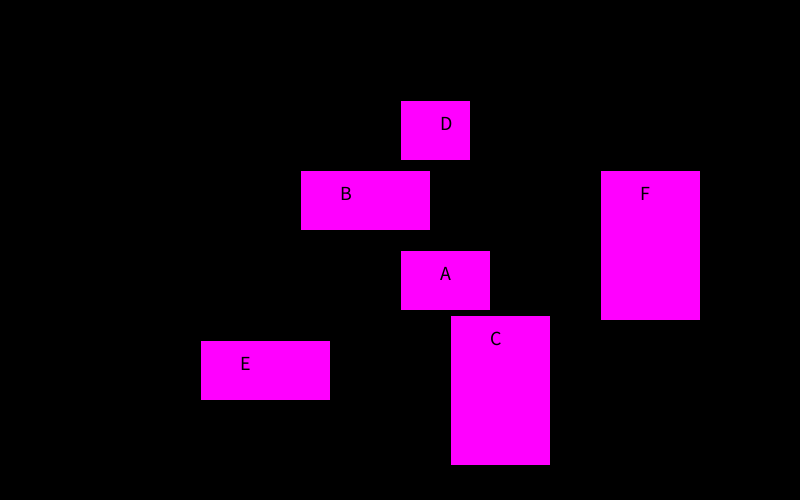
Frame 1 (no input)
Frame 60 (the mouse pressed at the canvas centre just before this capture): identical to frame 1, image omitted
Frame 120 (the mouse held since frame 60 and released just before this capture): identical to frame 1, image omitted

The Processing sketch that drew this single still picture (run headless with seeded random() and noise(); from frame 60 on, the mouse is pressed at the canvas centre):

// Processing sketch: quiz5
// ── quiz5.pde
//15 points: have the square change color back after a certain amount of time
//20 points: Make the square unclickable while the color has changed

//15 points: if you type a letter, have only that square change color
//15 points: have the square change color back after a certain amount of time
//15 points: If you type the same letter while the color is changed, don't do anything


//reference to Week 4 quiz 
//ROLLOver does not work after setting the conditionals for the states in square class
//left the rollover for D, E, F buttons
Square squareA; 
Square squareB;
Square squareC; 
Square squareD; 
Square squareE;
Square squareF;
void setup() {
  size(800, 500);
  background(0);
  squareA = new Square(width/2, height/2, 90, 60);
  squareB = new Square(width/2-100, height/2-80, 130, 60 );
  squareC = new Square(width/2+50, height/2+65, 100, 150);
  squareD = new Square(width/2, height/2-150, 70, 60);
  squareE = new Square(width/2-200, height/2+90, 130, 60 );
  squareF = new Square(width/2+200, height/2-80, 100, 150);
}

void draw() {
  squareA.squareADisp();
  squareB.squareBDisp();
  squareC.squareCDisp();
  squareD.squareDDisp();
  squareE.squareEDisp();
  squareF.squareFDisp();
}

void mouseClicked(){
  squareA.handleClick();
  squareB.handleClick();
  squareC.handleClick();
  //squareD.handleClick();
  //squareE.handleClick();
  //squareF.handleClick();
}

// ── Square.pde
class Square {
  float squareX, squareY, squareSizeX, squareSizeY;
  color normal, rollover;
  int STATE = 0;


  Square(float _squareX, float _squareY, float _squareSizeX, float _squareSizeY) {
    squareX = _squareX;
    squareY = _squareY;
    squareSizeX = _squareSizeX;
    squareSizeY = _squareSizeY;
    normal = color(255, 0, 255);
    rollover= color(50);
  }

  void squareADisp() {
    if (mouseX > squareX && 
      mouseX < squareX + squareSizeX && 
      mouseY > squareY && 
      mouseY< squareY + squareSizeY) {
      fill(rollover);
    } else {
      fill(normal);
    }

    if (STATE ==0) {
      fill(normal);
    } else if (STATE == 1) {
      fill(0, 255, 255);
    }

    rect(squareX, squareY, squareSizeX, squareSizeY);
    fill(0);
    textSize(20);
    text("A", squareX+40, squareY+30);
  }

  void squareBDisp() {
    if (mouseX > squareX && 
      mouseX < squareX + squareSizeX && 
      mouseY > squareY && 
      mouseY< squareY + squareSizeY) {
      fill(rollover);
    } else {
      fill(normal);
    }

    if (STATE ==0) {
      fill(normal);
    } else if (STATE == 1) {
      fill(0, 255, 255);
    }

    rect(squareX, squareY, squareSizeX, squareSizeY);
    fill(0);
    textSize(20);
    text("B", squareX+40, squareY+30);
  }

  void squareCDisp() {
    if (mouseX > squareX && 
      mouseX < squareX + squareSizeX && 
      mouseY > squareY && 
      mouseY< squareY + squareSizeY) {
      fill(rollover);
    } else {
      fill(normal);
    }
    if (STATE ==0) {
      fill(normal);
    } else if (STATE == 1) {
      fill(0, 255, 255);
    }

    rect(squareX, squareY, squareSizeX, squareSizeY);
    fill(0);
    textSize(20);
    text("C", squareX+40, squareY+30);
  }
  void squareDDisp() {
    if (mouseX > squareX && 
      mouseX < squareX + squareSizeX && 
      mouseY > squareY && 
      mouseY< squareY + squareSizeY) {
      fill(rollover);
    } else {
      fill(normal);
    }
    
    //if (STATE ==0) {
    //  fill(normal);
    //} else if (STATE == 1) {
    //  fill(0, 255, 255);
    //}
    
    rect(squareX, squareY, squareSizeX, squareSizeY);
    fill(0);
    textSize(20);
    text("D", squareX+40, squareY+30);
  }
  void squareEDisp() {
    if (mouseX > squareX && 
      mouseX < squareX + squareSizeX && 
      mouseY > squareY && 
      mouseY< squareY + squareSizeY) {
      fill(rollover);
    } else {
      fill(normal);
    }
    //if (STATE ==0) {
    //  fill(normal);
    //} else if (STATE == 1) {
    //  fill(0, 255, 255);
    //}

    rect(squareX, squareY, squareSizeX, squareSizeY);
    fill(0);
    textSize(20);
    text("E", squareX+40, squareY+30);
  }
  void squareFDisp() {
    if (mouseX > squareX && 
      mouseX < squareX + squareSizeX && 
      mouseY > squareY && 
      mouseY< squareY + squareSizeY) {
      fill(rollover);
    } else {
      fill(normal);
    }
    rect(squareX, squareY, squareSizeX, squareSizeY);
    fill(0);
    textSize(20);
    text("F", squareX+40, squareY+30);
  }

  void handleClick() {
    if (mouseX > squareX && 
      mouseX < squareX + squareSizeX && 
      mouseY > squareY && 
      mouseY< squareY + squareSizeY) {
      STATE++;
      if (STATE>1) {
        STATE = 0;
      }
    }
  }
}
